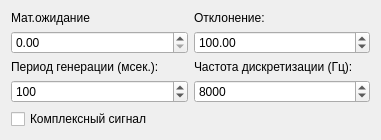
<?xml version="1.0" encoding="UTF-8"?>
<ui version="4.0">
 <class>MainWindow</class>
 <widget class="QDialog" name="MainWindow">
  <property name="geometry">
   <rect>
    <x>0</x>
    <y>0</y>
    <width>381</width>
    <height>129</height>
   </rect>
  </property>
  <property name="windowTitle">
   <string>Dialog</string>
  </property>
  <layout class="QGridLayout" name="gridLayout">
   <item row="0" column="0">
    <layout class="QVBoxLayout" name="verticalLayout">
     <item>
      <widget class="QLabel" name="label">
       <property name="text">
        <string>Мат.ожидание</string>
       </property>
      </widget>
     </item>
     <item>
      <widget class="QDoubleSpinBox" name="expectansionValueBox">
       <property name="maximum">
        <double>32767.000000000000000</double>
       </property>
       <property name="value">
        <double>0.000000000000000</double>
       </property>
      </widget>
     </item>
    </layout>
   </item>
   <item row="0" column="1">
    <layout class="QVBoxLayout" name="verticalLayout_2">
     <item>
      <widget class="QLabel" name="label_2">
       <property name="text">
        <string>Отклонение:</string>
       </property>
      </widget>
     </item>
     <item>
      <widget class="QDoubleSpinBox" name="deviationValueBox">
       <property name="maximum">
        <double>32767.000000000000000</double>
       </property>
       <property name="value">
        <double>100.000000000000000</double>
       </property>
      </widget>
     </item>
    </layout>
   </item>
   <item row="1" column="1">
    <layout class="QVBoxLayout" name="verticalLayout_4">
     <item>
      <widget class="QLabel" name="label_4">
       <property name="text">
        <string>Частота дискретизации (Гц):</string>
       </property>
      </widget>
     </item>
     <item>
      <widget class="QSpinBox" name="sampleRateValueBox">
       <property name="maximum">
        <number>44100</number>
       </property>
       <property name="singleStep">
        <number>1</number>
       </property>
       <property name="value">
        <number>8000</number>
       </property>
      </widget>
     </item>
    </layout>
   </item>
   <item row="1" column="0">
    <layout class="QVBoxLayout" name="verticalLayout_3">
     <item>
      <widget class="QLabel" name="label_3">
       <property name="text">
        <string>Период генерации (мсек.):</string>
       </property>
      </widget>
     </item>
     <item>
      <widget class="QSpinBox" name="periodValueBox">
       <property name="minimum">
        <number>1</number>
       </property>
       <property name="maximum">
        <number>1000</number>
       </property>
       <property name="value">
        <number>100</number>
       </property>
      </widget>
     </item>
    </layout>
   </item>
   <item row="2" column="0">
    <widget class="QCheckBox" name="complexSignalBox">
     <property name="text">
      <string>Комплексный сигнал</string>
     </property>
    </widget>
   </item>
  </layout>
 </widget>
 <resources/>
 <connections/>
</ui>
